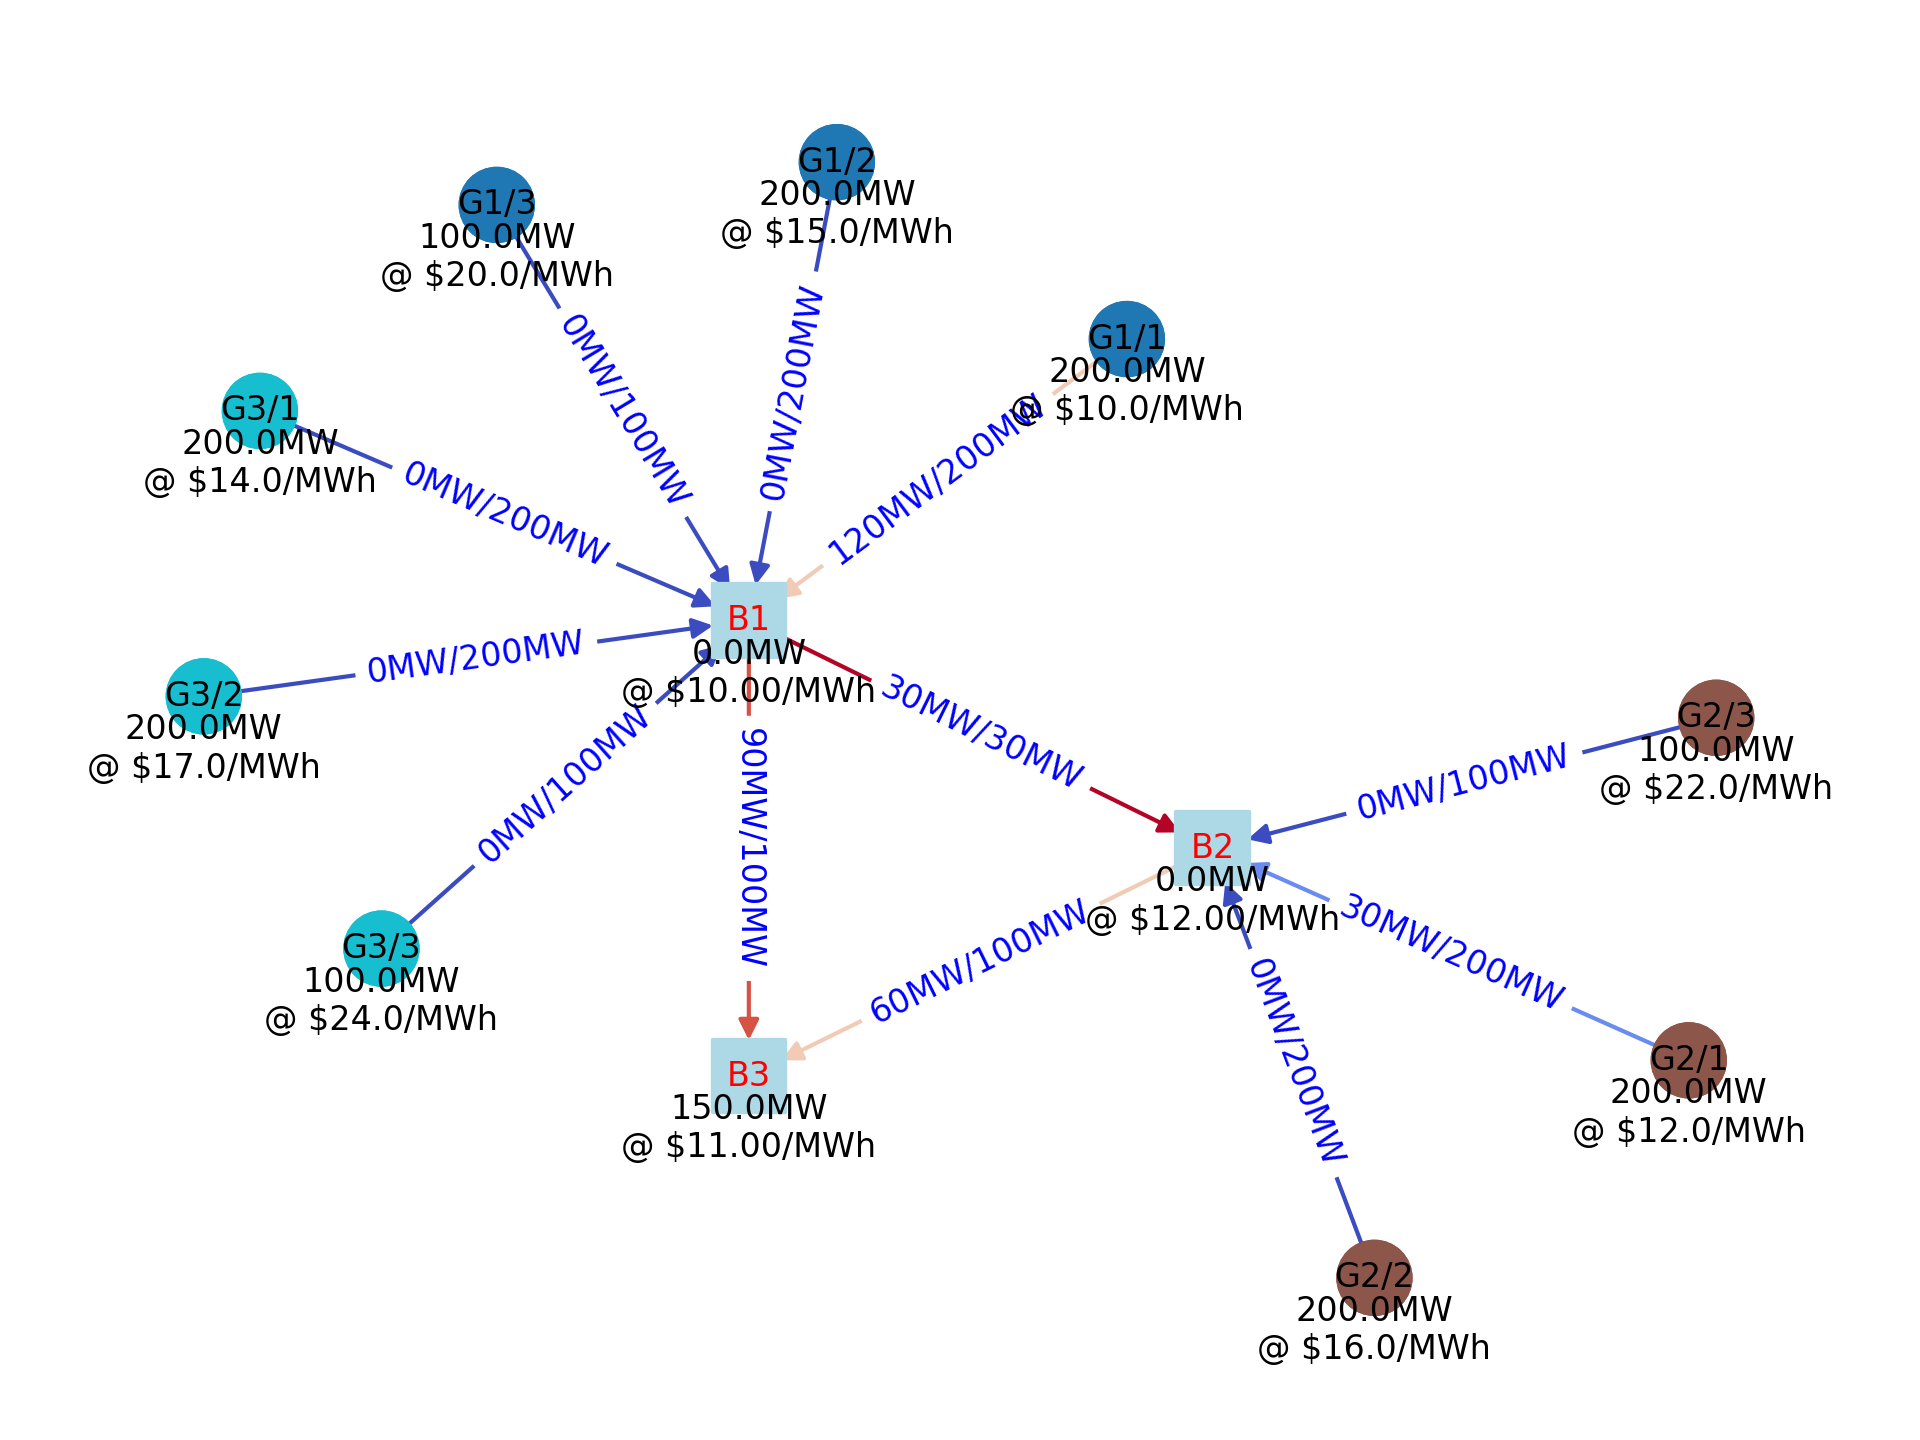

Reproduce this figure in Python.
import math
from typing import TypeAlias
import IPython
import matplotlib.cm as cm
import matplotlib.colors as mc
import matplotlib.pyplot as plt
import networkx as nx
import numpy as np
import polars as pl
import pyomo.environ as pyo
from pyomo.core import Model
from pyomo.core.expr.relational_expr import EqualityExpression

# Prevent truncation of tall tables ==========================================
IPython.core.interactiveshell.InteractiveShell.ast_node_interactivity = "all"
pl.Config.set_tbl_rows(-1)  # "unlimited rows"

# Units of measure ===========================================================
Id: TypeAlias = pl.String
MW: TypeAlias = pl.Float64
MWPerRad: TypeAlias = pl.Float64
USDPerMWh: TypeAlias = pl.Float64

# Network data ===============================================================
buses = pl.DataFrame(
    [
        {"id": "B1", "load": 0.0},
        {"id": "B2", "load": 0.0},
        {"id": "B3", "load": 150.0},
    ],
    schema={"id": Id, "load": MW},
)
generators = pl.DataFrame(
    [  # excludes "capacity", "cost"!
        {"id": "G1", "node_id": "B1"},
        {"id": "G2", "node_id": "B2"},
        {"id": "G3", "node_id": "B1"},
    ],
    schema={"id": Id, "node_id": Id},
)

lines = pl.DataFrame(
    # fmt: off
    [
        {"from_bus_id": "B1", "to_bus_id": "B2", "susceptance": 1000, "capacity": 30.0},
        {"from_bus_id": "B1", "to_bus_id": "B3", "susceptance": 1000, "capacity": 100.0},
        {"from_bus_id": "B2", "to_bus_id": "B3", "susceptance": 1000, "capacity": 100.0},
    ],
    schema={"from_bus_id": Id, "to_bus_id": Id, "susceptance": MWPerRad, "capacity": MW},
    # fmt: on
)

# Ensure edge pairs are consistely ordered to simplify look-ups
pairs = list(zip(lines[:, "from_bus_id"], lines[:, "to_bus_id"]))
lines = lines.with_columns(
    from_bus_id=pl.Series(min(p) for p in pairs),
    to_bus_id=pl.Series(max(p) for p in pairs),
)

offers = pl.DataFrame(
    [
        {"generator_id": "G1", "max_quantity": 200.0, "price": 10.00},
        {"generator_id": "G2", "max_quantity": 200.0, "price": 12.00},
        {"generator_id": "G3", "max_quantity": 200.0, "price": 14.00},
        {"generator_id": "G1", "max_quantity": 100.0, "price": 20.00},
        {"generator_id": "G2", "max_quantity": 100.0, "price": 22.00},
        {"generator_id": "G3", "max_quantity": 100.0, "price": 24.00},
        {"generator_id": "G1", "max_quantity": 200.0, "price": 15.00},
        {"generator_id": "G2", "max_quantity": 200.0, "price": 16.00},
        {"generator_id": "G3", "max_quantity": 200.0, "price": 17.00},
    ],
    schema={"id": Id, "generator_id": Id, "max_quantity": MW, "price": USDPerMWh},
).sort(by=["generator_id", "price"])

# Unique identifier for each offer
for column in [
    pl.arange(0, pl.len()).over("generator_id").alias("tranche"),
    pl.format("{}/{}", pl.col("generator_id"), pl.col("tranche") + 1).alias("id"),
]:
    offers = offers.with_columns(column)

# Index sets =================================================================
Buses = range(buses.height)
Lines = range(lines.height)
Offers = range(offers.height)
Generators = range(generators.height)

# Model parameters ===========================================================
model = pyo.ConcreteModel()
model.loads = pyo.Param(
    Buses, initialize={b: buses[b, "load"] for b in Buses}, mutable=True
)
model.susceptances = pyo.Param(
    Lines, initialize={ell: lines[ell, "susceptance"] for ell in Lines}
)


# Model decision variables ===================================================
def supply_bounds(model: Model, o: int) -> tuple[float, float]:
    return (0.0, offers[o, "max_quantity"])


def flow_bounds(model: Model, ell: int) -> tuple[float, float]:
    capacity = lines[ell, "capacity"]
    return (-capacity, +capacity)


model.p = pyo.Var(Offers, bounds=supply_bounds)
model.f = pyo.Var(Lines, bounds=flow_bounds)
model.theta = pyo.Var(Buses, bounds=(-math.pi, +math.pi))
model.dual = pyo.Suffix(direction=pyo.Suffix.IMPORT)

# Model objective function ===================================================
model.total_cost = pyo.Objective(
    expr=sum(offers[o, "price"] * model.p[o] for o in Offers),
    sense=pyo.minimize,
)

# Model constraints ==========================================================


def network_incidence(b: int, ell: int) -> int:
    if buses[b, "id"] == lines[ell, "from_bus_id"]:
        return -1
    if buses[b, "id"] == lines[ell, "to_bus_id"]:
        return +1
    else:
        return 0


def supply_incidence(b: int, g: int, o: int) -> bool:
    node_generator: bool = buses[b, "id"] == generators[g, "node_id"]
    generator_offer: bool = generators[g, "id"] == offers[o, "generator_id"]
    return node_generator and generator_offer


def balance_rule(model: Model, b: int) -> EqualityExpression:
    return (
        sum(model.p[o] for g in Generators for o in Offers if supply_incidence(b, g, o))
        + sum(
            sign * model.f[ell]
            for ell in Lines
            if (sign := network_incidence(b, ell)) != 0
        )
        == model.loads[b]
    )


def flow_rule(model: Model, ell: int) -> EqualityExpression:
    return (
        sum(
            sign * model.susceptances[b] * model.theta[b]
            for b in Buses
            if (sign := network_incidence(b, ell))
        )
        == model.f[ell]
    )


model.balance = pyo.Constraint(Buses, rule=balance_rule)
model.flow = pyo.Constraint(Lines, rule=flow_rule)
model.reference_angle = pyo.Constraint(expr=model.theta[0] == 0.0)


# Optimization ===============================================================
def optimize(model, **kwargs) -> float:
    """Solve the optimization problem encoded in model and return the objective value."""
    solver = pyo.SolverFactory("highs")
    results = solver.solve(model, **kwargs)
    assert results.solver.termination_condition is pyo.TerminationCondition.optimal
    return pyo.value(model.total_cost)


optimize(model, tee=True)  # tee output to console

# Transfer solution to tables ================================================
supply = [pyo.value(model.p[o]) for o in Offers]
flow = [pyo.value(model.f[ell]) for ell in Lines]
angles_deg = [pyo.value(model.theta[b]) * 180 / math.pi for b in Buses]
marginal_prices = [model.dual[model.balance[b]] for b in Buses]

# Extend data tables with decision variables
offers = offers.with_columns(supply=pl.Series(supply))
lines = lines.with_columns(flow=pl.Series(flow))
buses = buses.with_columns(
    angle_deg=pl.Series(angles_deg), price=pl.Series(marginal_prices)
)

# Extend data tables with post-processed quantities
lines = lines.with_columns(  # utilization of each line
    (pl.col("flow").abs() / pl.col("capacity")).alias("utilization")
)
offers = offers.join(  # node_id for each offer
    generators[:, ("id", "node_id")], left_on="generator_id", right_on="id", how="left"
)
offers = offers.with_columns(  # utilization of each offer
    (pl.col("supply") / pl.col("max_quantity")).alias("utilization")
)

print("offers -", offers)
print("lines -", lines)
print("buses -", buses)
print("generators -", generators)

# Evaluate marginal prices ===================================================


def marginal_price_estimate(model, b: int, delta_load: float = 1.0) -> float:
    # Restore nominal state before perturbation
    # (copy.deepcopy of pyomo models is not officially supported)
    f_unperturbed = optimize(model)
    load_original = model.loads[b]
    model.loads[b] += delta_load  # increment load at bus b
    f_perturbed = optimize(model)
    model.loads[b] = load_original  # restore model for next time
    return (f_perturbed - f_unperturbed) / delta_load


marginal_price_estimates = [marginal_price_estimate(model, b) for b in Buses]
print(f"marginal_price_estimates = {marginal_price_estimates}")
assert marginal_price_estimates == marginal_prices

# Helper functions for plotting ==============================================


def mapvalues(f, keys, *values) -> dict:
    return dict(zip(keys, map(f, *values)))


def hybrid_layout(
    G: nx.Graph,
    hub_scale: float = 1.0,
    satellite_scale: float = 1.0,
    k: float = 0.4,
    seed: int = 0,
) -> dict:
    """Produces a better outcome than either pure layout provided by networkx"""
    hubs = [n for n in G.nodes if G.degree(n) > 1]
    pos = nx.kamada_kawai_layout(G.subgraph(hubs), scale=hub_scale)
    for hub in hubs:
        satellites = {
            *G.successors(hub),
            *G.predecessors(hub),
        }.difference(hubs)
        pos.update(
            nx.circular_layout(
                G.subgraph(satellites),
                center=pos[hub],
                scale=satellite_scale,
            )
        )
        print(f"{hub} => {satellites}")
    assert len(pos) == G.number_of_nodes()
    return nx.spring_layout(G, pos=pos, fixed=hubs, seed=seed, k=k)


# Network definition for plotting =============================================
network = nx.DiGraph()

# Node defnition ==============================================================
bus_price_labels = mapvalues(
    "{:}MW\n@ ${:.2f}/MWh".format, buses["id"], buses["load"], buses["price"]
)
offer_price_labels = mapvalues(
    "{:}MW\n@ ${:}/MWh".format, offers["id"], offers["max_quantity"], offers["price"]
)
load_norm = mc.Normalize(vmin=min(buses["load"]), vmax=max(buses["load"]))
load_cmap = cm.coolwarm  # Or plasma, inferno, magma, coolwarm, etc.
bus_colors = [load_cmap(load_norm(load)) for load in buses["load"]]
bus_colors = ["lightblue" for load in buses["load"]]

generator_cmap = plt.get_cmap(name="tab10", lut=generators.height)
generator_colors = {
    gid: mc.to_hex(generator_cmap(i)) for i, gid in enumerate(generators["id"])
}
offer_colors = [generator_colors[gid] for gid in offers["generator_id"]]

network.add_nodes_from(buses["id"])
network.add_nodes_from(offers["id"])
node_labels = bus_price_labels | offer_price_labels

# Edge defnition =============================================================
flow_labels = mapvalues(
    "{:.0f}MW/\n{:.0f}MW".format,
    zip(lines["from_bus_id"], lines["to_bus_id"]),
    lines["flow"],
    lines["capacity"],
)
supply_labels = mapvalues(
    "{:.0f}MW/\n{:.0f}MW".format,
    zip(offers["id"], offers["node_id"]),
    offers["supply"],
    offers["max_quantity"],
)
network.add_edges_from(zip(lines["from_bus_id"], lines["to_bus_id"]))
network.add_edges_from(zip(offers["id"], offers["node_id"]))
edge_utilization = [*lines["utilization"], *offers["utilization"]]
edge_labels = flow_labels | supply_labels

# Network layout =============================================================
scale = 50.0
pos: dict = hybrid_layout(
    network, hub_scale=scale, satellite_scale=scale, k=scale * 1.0
)

# Network annotation =========================================================
font_size = 8
nx.draw_networkx_nodes(
    network, pos, nodelist=buses["id"], node_color=bus_colors, node_shape="s"
)
nx.draw_networkx_nodes(
    network, pos, nodelist=offers["id"], node_color=offer_colors, node_shape="o"
)
nx.draw_networkx_labels(
    network,
    pos,
    labels={id: id for id in buses["id"]},
    font_size=font_size,
    font_color="red",
)
nx.draw_networkx_labels(
    network,
    pos,
    labels={id: id for id in offers["id"]},
    font_size=font_size,
    font_color="black",
)
nx.draw_networkx_labels(
    network,
    {id: xy + [0, -0.3 * scale] for id, xy in pos.items()},
    labels=node_labels,
    font_size=font_size,
)
nx.draw_networkx_edges(
    network,
    pos,
    edge_color=edge_utilization,
    edge_cmap=cm.coolwarm,
    edge_vmin=0.0,
    edge_vmax=1.0,
)
nx.draw_networkx_edge_labels(
    network,
    pos,
    edge_labels=edge_labels,
    font_size=font_size,
    font_color="blue",
)

# Display network ============================================================
# plt.axis("off")
# plt.tight_layout()
# plt.savefig("network.png", dpi=300)
# plt.show(block=False)

# Path analysis ==============================================================

path_rows: list[dict] = []
path_edge_rows: list[dict] = []
undirected_network = network.to_undirected()

for source in buses[:, "id"]:
    for target in buses[:, "id"]:
        if source == target:
            continue
        node_sequences = nx.all_simple_paths(
            undirected_network, source=source, target=target
        )
        edge_sequences = list(map(nx.utils.pairwise, node_sequences))
        for path_count, sequence in enumerate(edge_sequences, start=1):
            path_id = f"{source}-{target}/{path_count}"
            edge_rows: list[dict] = []
            path_resistance = 0.0
            for from_node_id, to_node_id in sequence:
                orientation = 1 if from_node_id < to_node_id else -1
                if orientation == -1:
                    from_node_id, to_node_id = to_node_id, from_node_id
                susceptance, utilization = (
                    lines.filter(
                        (pl.col("from_bus_id") == from_node_id)
                        & (pl.col("to_bus_id") == to_node_id)
                    )
                    .select(["susceptance", "utilization"])
                    .row(0)
                )
                path_resistance += 1 / susceptance
                path_edge_rows.append(
                    dict(
                        from_node_id=from_node_id,
                        to_node_id=to_node_id,
                        orientation=orientation,
                        is_congested=0.99 < utilization,
                        path_id=path_id,
                        # source=source,
                        # target=target,
                    )
                )
            path_rows.append(
                dict(
                    path_id=path_id,
                    source=source,
                    target=target,
                    susceptance=1 / path_resistance,
                )
            )
            # for row in edge_rows:
            #     row["path_susceptance"] = 1 / path_resistance
            # path_edge_rows.extend(edge_rows)

paths = pl.DataFrame(path_rows)
path_edges = pl.DataFrame(path_edge_rows)

group_keys = ["source", "target"]
grouped = paths.group_by(group_keys).agg(
    pl.col("susceptance").sum().alias("total_susceptance")
)
paths = paths.join(grouped, on=group_keys).with_columns(
    (pl.col("susceptance") / pl.col("total_susceptance")).alias("relative_susceptance")
)

path_edges = path_edges.join(
    paths[:, ("path_id", "source", "target", "relative_susceptance")], on=["path_id"]
)

print("paths -", paths)
print("path_edges -", path_edges)

congested_path_edges = path_edges.filter(pl.col("is_congested"))
print("congested path_edges -", congested_path_edges)

input_nodes = set(offers[:, "node_id"])

path_summary = paths.group_by(["target"]).agg(pl.all()).sort(["target"])
congestion_summary = (
    congested_path_edges.group_by(["from_node_id", "to_node_id", "target"])
    .agg(pl.all())
    .sort(["target"])
)

print("path_summary -", path_summary)
print("congestion_summary -", congestion_summary)

print("Constraints implied by congestion:")
for target, coeffs, sources in congestion_summary.select(
    "target", "relative_susceptance", "source"
).iter_rows():
    terms = [f"{c:.2f}*PTotal[{s}]" for c, s in zip(coeffs, sources) if s in input_nodes]
    print(f"@ {target}: {' + '.join(terms)} == 0")

print("Constraints implied unit increment:")
for target, sources in path_summary.select("target", "source").iter_rows():
    terms = [f"PTotal[{s}]" for s in set(sources) if s in input_nodes]
    print(f"@ {target}: {' + '.join(terms)} == 1")
